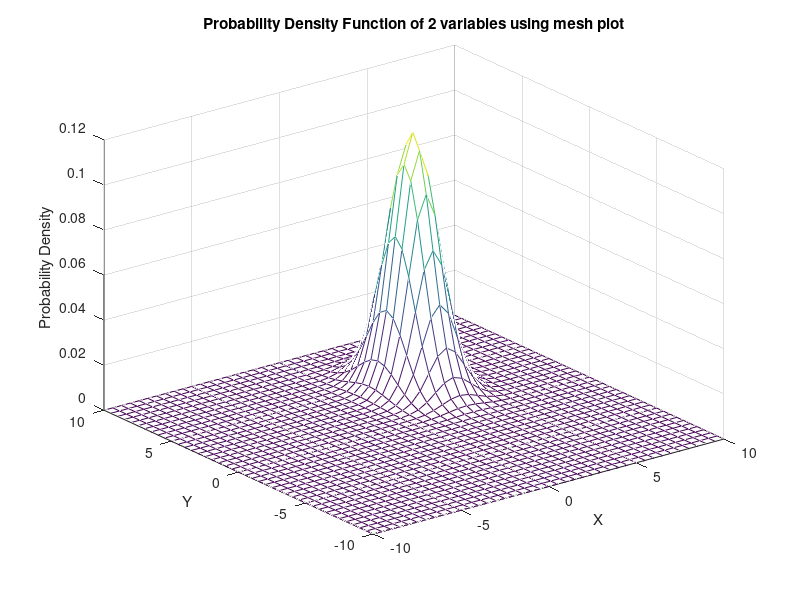

The MATLAB script that drew this image:
%Given mu and covariance matrix

%1. Plot of the two-dimensional Gaussian pdf
mu = [3 4];
cov_matrix = [1 0; 0 2];
x1 = -10:0.5:10; x2 = -10:0.5:10;
[X,Y] = meshgrid(x1,x2);
F = mvnpdf([X(:) Y(:)],mu,cov_matrix);
F = reshape(F,length(x2),length(x1));
mesh(X,Y,F)
xlabel('X'); ylabel('Y'); zlabel('Probability Density');
title('Probability Density Function of 2 variables using mesh plot')

%2. Calculate the Mahalanobis distance from the mean to the poin [10 10]
X_mvn = mvnrnd(mu,cov_matrix,100000); 
d1 = sqrt(mahal([10 10],X_mvn))
d2 = sqrt(mahal([0 0],X_mvn))
d3 = sqrt(mahal([3 4],X_mvn))
d4 = sqrt(mahal([6 8],X_mvn))